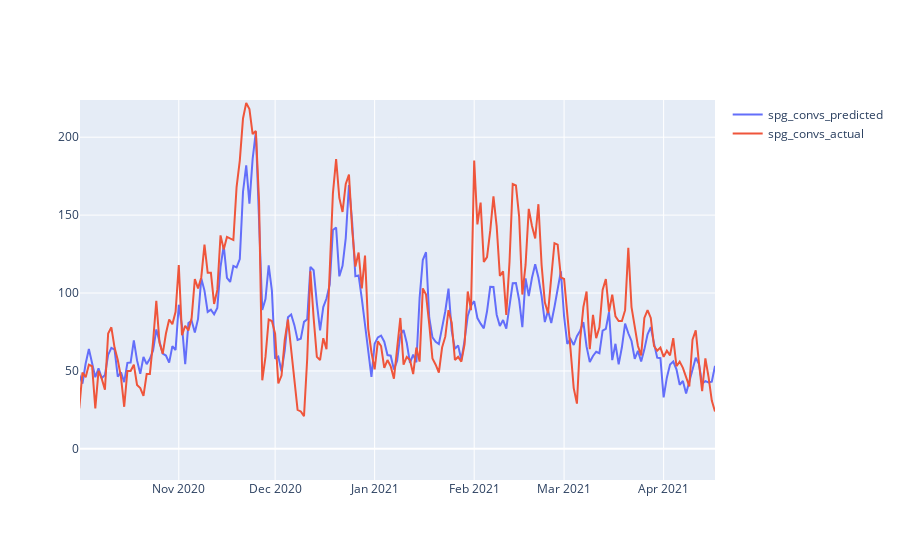

Write notebook code for a chart like this one.
### Code cell
fig = go.Figure()
fig.add_trace(go.Scatter(x=ols_vis.index, y=ols_vis['y_pred'],
                    mode='lines',
                    name='spg_convs_predicted'))
fig.add_trace(go.Scatter(x=ols_vis.index, y=ols_vis['y_actual'],
                    mode='lines',
                    name='spg_convs_actual'))

fig.show()

### Figure 1 — Plotly figure (JSON) as saved in the notebook; plotly's stock layout.template omitted (floating-point values rounded to 4 significant figures; data arrays with more than 128 entries replaced by an {"elided": "..."} marker saying what was removed)
{"data": [{"mode": "lines", "name": "spg_convs_predicted", "type": "scatter", "x": {"elided": "834 str values"}, "y": {"elided": "834 float values"}}, {"mode": "lines", "name": "spg_convs_actual", "type": "scatter", "x": {"elided": "834 str values"}, "y": {"elided": "834 float values"}}], "layout": {"autosize": true, "xaxis": {"autorange": false, "range": ["2020-10-01 05:35:26", "2021-04-17"], "type": "date"}, "yaxis": {"autorange": false, "range": [-19.99, 223.9], "type": "linear"}}}
